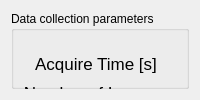
    <widget class="QWidget" name="tab_7">
     <attribute name="title">
      <string>Fly scans/SAXS/WAXS</string>
     </attribute>
     <layout class="QVBoxLayout" name="verticalLayout_9">
      <item>
       <widget class="QGroupBox" name="groupBox_4">
        <property name="title">
         <string>Data collection parameters</string>
        </property>
        <widget class="QLabel" name="label_87">
         <property name="geometry">
          <rect>
           <x>10</x>
           <y>40</y>
           <width>150</width>
           <height>25</height>
          </rect>
         </property>
         <property name="font">
          <font>
           <pointsize>13</pointsize>
          </font>
         </property>
         <property name="text">
          <string>Acquire Time [s]</string>
         </property>
         <property name="alignment">
          <set>Qt::AlignCenter</set>
         </property>
        </widget>
        <widget class="caTextEntry" name="catextentry_99">
         <property name="geometry">
          <rect>
           <x>380</x>
           <y>71</y>
           <width>80</width>
           <height>26</height>
          </rect>
         </property>
         <property name="sizePolicy">
          <sizepolicy hsizetype="Expanding" vsizetype="Expanding">
           <horstretch>0</horstretch>
           <verstretch>0</verstretch>
          </sizepolicy>
         </property>
         <property name="channel" stdset="0">
          <string notr="true">9idcLAX:USAXS_WAXS:NumImages</string>
         </property>
         <property name="background">
          <color>
           <red>115</red>
           <green>215</green>
           <blue>253</blue>
          </color>
         </property>
         <property name="colorMode">
          <enum>caLineEdit::Static</enum>
         </property>
        </widget>
        <widget class="QLabel" name="label_104">
         <property name="geometry">
          <rect>
           <x>10</x>
           <y>191</y>
           <width>150</width>
           <height>19</height>
          </rect>
         </property>
         <property name="font">
          <font>
           <pointsize>13</pointsize>
          </font>
         </property>
         <property name="text">
          <string>No. of scans</string>
         </property>
        </widget>
        <widget class="caTextEntry" name="catextentry_98">
         <property name="geometry">
          <rect>
           <x>290</x>
           <y>71</y>
           <width>80</width>
           <height>26</height>
          </rect>
         </property>
         <property name="sizePolicy">
          <sizepolicy hsizetype="Expanding" vsizetype="Expanding">
           <horstretch>0</horstretch>
           <verstretch>0</verstretch>
          </sizepolicy>
         </property>
         <property name="channel" stdset="0">
          <string notr="true">9idcLAX:USAXS_Pin:NumImages</string>
         </property>
         <property name="background">
          <color>
           <red>115</red>
           <green>215</green>
           <blue>253</blue>
          </color>
         </property>
         <property name="colorMode">
          <enum>caLineEdit::Static</enum>
         </property>
        </widget>
        <widget class="caTextEntry" name="catextentry_103">
         <property name="geometry">
          <rect>
           <x>179</x>
           <y>232</y>
           <width>125</width>
           <height>25</height>
          </rect>
         </property>
         <property name="channel" stdset="0">
          <string notr="true">9idcLAX:USAXS:EPOCHTimeOfLastTune</string>
         </property>
         <property name="foreground">
          <color>
           <red>0</red>
           <green>0</green>
           <blue>0</blue>
          </color>
         </property>
         <property name="background">
          <color>
           <red>115</red>
           <green>215</green>
           <blue>253</blue>
          </color>
         </property>
         <property name="colorMode">
          <enum>caLineEdit::Static</enum>
         </property>
        </widget>
        <widget class="caTextEntry" name="catextentry_101">
         <property name="geometry">
          <rect>
           <x>179</x>
           <y>192</y>
           <width>125</width>
           <height>25</height>
          </rect>
         </property>
         <property name="sizePolicy">
          <sizepolicy hsizetype="Expanding" vsizetype="Expanding">
           <horstretch>0</horstretch>
           <verstretch>0</verstretch>
          </sizepolicy>
         </property>
         <property name="channel" stdset="0">
          <string notr="true">9idcLAX:USAXS:NumScansFromLastTune</string>
         </property>
         <property name="background">
          <color>
           <red>115</red>
           <green>215</green>
           <blue>253</blue>
          </color>
         </property>
         <property name="colorMode">
          <enum>caLineEdit::Static</enum>
         </property>
        </widget>
        <widget class="QLabel" name="label_103">
         <property name="geometry">
          <rect>
           <x>321</x>
           <y>171</y>
           <width>131</width>
           <height>16</height>
          </rect>
         </property>
         <property name="font">
          <font>
           <pointsize>13</pointsize>
          </font>
         </property>
         <property name="text">
          <string>Requested Max</string>
         </property>
        </widget>
        <widget class="caTextEntry" name="catextentry_104">
         <property name="geometry">
          <rect>
           <x>321</x>
           <y>232</y>
           <width>125</width>
           <height>25</height>
          </rect>
         </property>
         <property name="channel" stdset="0">
          <string notr="true">9idcLAX:USAXS:ReqTimeBetweenTune</string>
         </property>
         <property name="foreground">
          <color>
           <red>0</red>
           <green>0</green>
           <blue>0</blue>
          </color>
         </property>
         <property name="background">
          <color>
           <red>115</red>
           <green>215</green>
           <blue>253</blue>
          </color>
         </property>
         <property name="colorMode">
          <enum>caLineEdit::Static</enum>
         </property>
        </widget>
        <widget class="caTextEntry" name="catextentry_100">
         <property name="geometry">
          <rect>
           <x>290</x>
           <y>40</y>
           <width>80</width>
           <height>26</height>
          </rect>
         </property>
         <property name="sizePolicy">
          <sizepolicy hsizetype="Expanding" vsizetype="Expanding">
           <horstretch>0</horstretch>
           <verstretch>0</verstretch>
          </sizepolicy>
         </property>
         <property name="channel" stdset="0">
          <string notr="true">9idcLAX:USAXS_Pin:AcquireTime</string>
         </property>
         <property name="background">
          <color>
           <red>115</red>
           <green>215</green>
           <blue>253</blue>
          </color>
         </property>
         <property name="colorMode">
          <enum>caLineEdit::Static</enum>
         </property>
        </widget>
        <widget class="caTextEntry" name="catextentry_102">
         <property name="geometry">
          <rect>
           <x>321</x>
           <y>192</y>
           <width>125</width>
           <height>25</height>
          </rect>
         </property>
         <property name="sizePolicy">
          <sizepolicy hsizetype="Expanding" vsizetype="Expanding">
           <horstretch>0</horstretch>
           <verstretch>0</verstretch>
          </sizepolicy>
         </property>
         <property name="channel" stdset="0">
          <string notr="true">9idcLAX:USAXS:ReqNumScansBetweenTune</string>
         </property>
         <property name="background">
          <color>
           <red>115</red>
           <green>215</green>
           <blue>253</blue>
          </color>
         </property>
         <property name="colorMode">
          <enum>caLineEdit::Static</enum>
         </property>
        </widget>
        <widget class="QLabel" name="label_102">
         <property name="geometry">
          <rect>
           <x>179</x>
           <y>171</y>
           <width>125</width>
           <height>15</height>
          </rect>
         </property>
         <property name="font">
          <font>
           <pointsize>13</pointsize>
          </font>
         </property>
         <property name="text">
          <string>since last tune</string>
         </property>
        </widget>
        <widget class="QLabel" name="label_99">
         <property name="geometry">
          <rect>
           <x>10</x>
           <y>70</y>
           <width>150</width>
           <height>24</height>
          </rect>
         </property>
         <property name="font">
          <font>
           <pointsize>13</pointsize>
          </font>
         </property>
         <property name="text">
          <string>&lt;html&gt;&lt;head/&gt;&lt;body&gt;&lt;p&gt;Number of Images &lt;/p&gt;&lt;/body&gt;&lt;/html&gt;</string>
         </property>
         <property name="alignment">
          <set>Qt::AlignCenter</set>
         </property>
        </widget>
        <widget class="caTextEntry" name="catextentry_97">
         <property name="geometry">
          <rect>
           <x>380</x>
           <y>40</y>
           <width>80</width>
           <height>26</height>
          </rect>
         </property>
         <property name="sizePolicy">
          <sizepolicy hsizetype="Expanding" vsizetype="Expanding">
           <horstretch>0</horstretch>
           <verstretch>0</verstretch>
          </sizepolicy>
         </property>
         <property name="channel" stdset="0">
          <string notr="true">9idcLAX:USAXS_WAXS:AcquireTime</string>
         </property>
         <property name="background">
          <color>
           <red>115</red>
           <green>215</green>
           <blue>253</blue>
          </color>
         </property>
         <property name="colorMode">
          <enum>caLineEdit::Static</enum>
         </property>
        </widget>
        <widget class="QLabel" name="label_111">
         <property name="geometry">
          <rect>
           <x>10</x>
           <y>231</y>
           <width>150</width>
           <height>16</height>
          </rect>
         </property>
         <property name="font">
          <font>
           <pointsize>13</pointsize>
          </font>
         </property>
         <property name="text">
          <string>Time [s]</string>
         </property>
        </widget>
        <widget class="caTextEntry" name="catextentry_66">
         <property name="geometry">
          <rect>
           <x>200</x>
           <y>41</y>
           <width>80</width>
           <height>26</height>
          </rect>
         </property>
         <property name="sizePolicy">
          <sizepolicy hsizetype="Expanding" vsizetype="Expanding">
           <horstretch>0</horstretch>
           <verstretch>0</verstretch>
          </sizepolicy>
         </property>
         <property name="font">
          <font>
           <family>Monospace</family>
           <pointsize>14</pointsize>
           <stylestrategy>PreferDefault</stylestrategy>
          </font>
         </property>
         <property name="channel" stdset="0">
          <string notr="true">9idcLAX:USAXS:FS_ScanTime</string>
         </property>
         <property name="background">
          <color>
           <red>115</red>
           <green>215</green>
           <blue>253</blue>
          </color>
         </property>
         <property name="colorMode">
          <enum>caLineEdit::Static</enum>
         </property>
        </widget>
        <widget class="QLabel" name="label_96">
         <property name="geometry">
          <rect>
           <x>200</x>
           <y>11</y>
           <width>81</width>
           <height>25</height>
          </rect>
         </property>
         <property name="font">
          <font>
           <pointsize>13</pointsize>
          </font>
         </property>
         <property name="text">
          <string>FlyScan</string>
         </property>
         <property name="alignment">
          <set>Qt::AlignCenter</set>
         </property>
        </widget>
        <widget class="QLabel" name="label_98">
         <property name="geometry">
          <rect>
           <x>290</x>
           <y>11</y>
           <width>81</width>
           <height>25</height>
          </rect>
         </property>
         <property name="font">
          <font>
           <pointsize>13</pointsize>
          </font>
         </property>
         <property name="text">
          <string>SAXS</string>
         </property>
         <property name="alignment">
          <set>Qt::AlignCenter</set>
         </property>
        </widget>
        <widget class="QLabel" name="label_132">
         <property name="geometry">
          <rect>
           <x>380</x>
           <y>11</y>
           <width>81</width>
           <height>25</height>
          </rect>
         </property>
         <property name="font">
          <font>
           <pointsize>13</pointsize>
          </font>
         </property>
         <property name="text">
          <string>WAXS</string>
         </property>
         <property name="alignment">
          <set>Qt::AlignCenter</set>
         </property>
        </widget>
        <widget class="QLabel" name="label_133">
         <property name="geometry">
          <rect>
           <x>190</x>
           <y>131</y>
           <width>250</width>
           <height>25</height>
          </rect>
         </property>
         <property name="font">
          <font>
           <pointsize>16</pointsize>
          </font>
         </property>
         <property name="text">
          <string>Tuning controls</string>
         </property>
         <property name="alignment">
          <set>Qt::AlignCenter</set>
         </property>
        </widget>
       </widget>
      </item>
     </layout>
    </widget>
